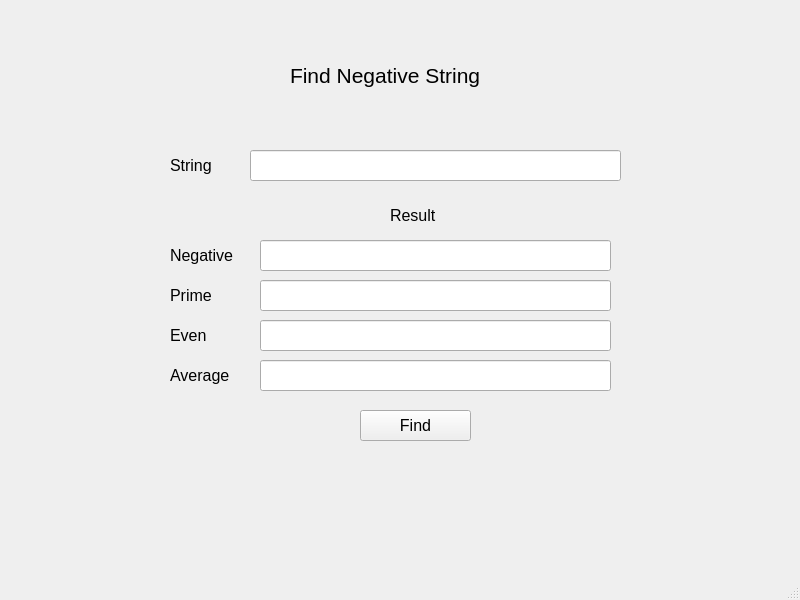
<?xml version="1.0" encoding="UTF-8"?>
<ui version="4.0">
 <class>MainWindow</class>
 <widget class="QMainWindow" name="MainWindow">
  <property name="geometry">
   <rect>
    <x>0</x>
    <y>0</y>
    <width>800</width>
    <height>600</height>
   </rect>
  </property>
  <property name="windowTitle">
   <string>MainWindow</string>
  </property>
  <widget class="QWidget" name="centralwidget">
   <widget class="QPushButton" name="pushButton">
    <property name="geometry">
     <rect>
      <x>360</x>
      <y>410</y>
      <width>111</width>
      <height>31</height>
     </rect>
    </property>
    <property name="font">
     <font>
      <pointsize>12</pointsize>
     </font>
    </property>
    <property name="text">
     <string>Find</string>
    </property>
   </widget>
   <widget class="QLabel" name="labelstring">
    <property name="geometry">
     <rect>
      <x>170</x>
      <y>150</y>
      <width>55</width>
      <height>31</height>
     </rect>
    </property>
    <property name="font">
     <font>
      <pointsize>12</pointsize>
     </font>
    </property>
    <property name="text">
     <string>String</string>
    </property>
   </widget>
   <widget class="QLabel" name="labelresult">
    <property name="geometry">
     <rect>
      <x>390</x>
      <y>200</y>
      <width>61</width>
      <height>31</height>
     </rect>
    </property>
    <property name="font">
     <font>
      <pointsize>12</pointsize>
     </font>
    </property>
    <property name="text">
     <string>Result</string>
    </property>
   </widget>
   <widget class="QLineEdit" name="lineEditstring">
    <property name="geometry">
     <rect>
      <x>250</x>
      <y>150</y>
      <width>371</width>
      <height>31</height>
     </rect>
    </property>
   </widget>
   <widget class="QLineEdit" name="lineEditresult">
    <property name="geometry">
     <rect>
      <x>260</x>
      <y>240</y>
      <width>351</width>
      <height>31</height>
     </rect>
    </property>
   </widget>
   <widget class="QLabel" name="labetitle">
    <property name="geometry">
     <rect>
      <x>290</x>
      <y>60</y>
      <width>241</width>
      <height>31</height>
     </rect>
    </property>
    <property name="font">
     <font>
      <pointsize>16</pointsize>
     </font>
    </property>
    <property name="text">
     <string>Find Negative String</string>
    </property>
   </widget>
   <widget class="QLabel" name="labelstring_2">
    <property name="geometry">
     <rect>
      <x>170</x>
      <y>240</y>
      <width>81</width>
      <height>31</height>
     </rect>
    </property>
    <property name="font">
     <font>
      <pointsize>12</pointsize>
     </font>
    </property>
    <property name="text">
     <string>Negative</string>
    </property>
   </widget>
   <widget class="QLabel" name="labelstring_3">
    <property name="geometry">
     <rect>
      <x>170</x>
      <y>280</y>
      <width>81</width>
      <height>31</height>
     </rect>
    </property>
    <property name="font">
     <font>
      <pointsize>12</pointsize>
     </font>
    </property>
    <property name="text">
     <string>Prime</string>
    </property>
   </widget>
   <widget class="QLabel" name="labelstring_4">
    <property name="geometry">
     <rect>
      <x>170</x>
      <y>320</y>
      <width>81</width>
      <height>31</height>
     </rect>
    </property>
    <property name="font">
     <font>
      <pointsize>12</pointsize>
     </font>
    </property>
    <property name="text">
     <string>Even</string>
    </property>
   </widget>
   <widget class="QLabel" name="labelstring_5">
    <property name="geometry">
     <rect>
      <x>170</x>
      <y>360</y>
      <width>81</width>
      <height>31</height>
     </rect>
    </property>
    <property name="font">
     <font>
      <pointsize>12</pointsize>
     </font>
    </property>
    <property name="text">
     <string>Average</string>
    </property>
   </widget>
   <widget class="QLineEdit" name="lineEditresult_2">
    <property name="geometry">
     <rect>
      <x>260</x>
      <y>280</y>
      <width>351</width>
      <height>31</height>
     </rect>
    </property>
   </widget>
   <widget class="QLineEdit" name="lineEditresult_3">
    <property name="geometry">
     <rect>
      <x>260</x>
      <y>320</y>
      <width>351</width>
      <height>31</height>
     </rect>
    </property>
   </widget>
   <widget class="QLineEdit" name="lineEditresult_4">
    <property name="geometry">
     <rect>
      <x>260</x>
      <y>360</y>
      <width>351</width>
      <height>31</height>
     </rect>
    </property>
   </widget>
  </widget>
  <widget class="QMenuBar" name="menubar">
   <property name="geometry">
    <rect>
     <x>0</x>
     <y>0</y>
     <width>800</width>
     <height>26</height>
    </rect>
   </property>
  </widget>
  <widget class="QStatusBar" name="statusbar"/>
 </widget>
 <resources/>
 <connections/>
</ui>
